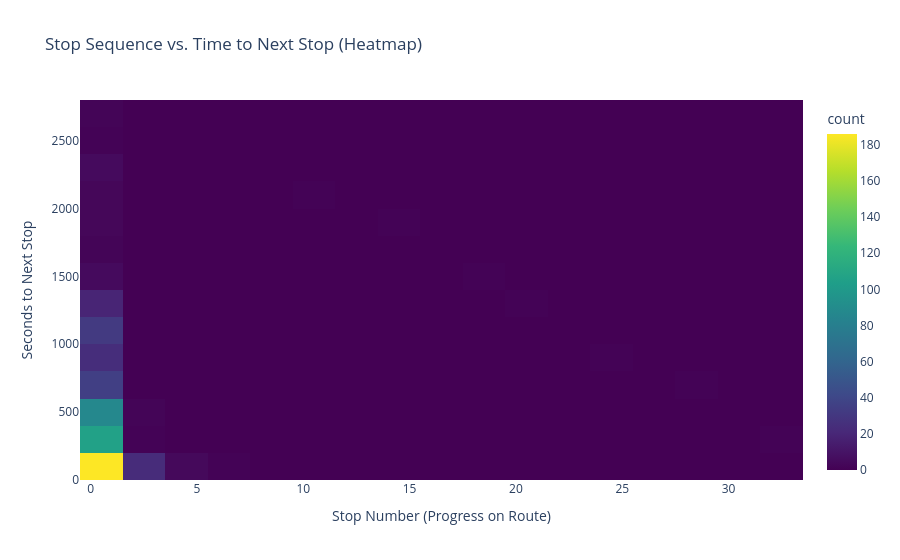

The cell this chart's notebook holds for it:
### Markdown cell above
6. The "Cascading Delay" Scatter Map

### Code cell
fig = px.density_heatmap(
    df, 
    x='vehicle.currentStopSequence', 
    y='seconds_to_next_stop',
    title='Stop Sequence vs. Time to Next Stop (Heatmap)',
    labels={
        'vehicle.currentStopSequence': 'Stop Number (Progress on Route)',
        'seconds_to_next_stop': 'Seconds to Next Stop'
    },
    color_continuous_scale='Viridis'
)
fig.show()

### Figure 1 — Plotly figure (JSON) as saved in the notebook; plotly's stock layout.template omitted (floating-point values rounded to 4 significant figures; data arrays with more than 128 entries replaced by an {"elided": "..."} marker saying what was removed)
{"data": [{"coloraxis": "coloraxis", "hovertemplate": "Stop Number (Progress on Route)=%{x}<br>Seconds to Next Stop=%{y}<br>count=%{z}<extra></extra>", "name": "", "type": "histogram2d", "x": {"elided": "550 float values"}, "xaxis": "x", "xbingroup": "x", "y": {"elided": "550 float values"}, "yaxis": "y", "ybingroup": "y"}], "layout": {"coloraxis": {"colorbar": {"title": {"text": "count"}}, "colorscale": [[0, "#440154"], [0.1111, "#482878"], [0.2222, "#3e4989"], [0.3333, "#31688e"], [0.4444, "#26828e"], [0.5556, "#1f9e89"], [0.6667, "#35b779"], [0.7778, "#6ece58"], [0.8889, "#b5de2b"], [1, "#fde725"]]}, "legend": {"tracegroupgap": 0}, "title": {"text": "Stop Sequence vs. Time to Next Stop (Heatmap)"}, "xaxis": {"anchor": "y", "domain": [0, 1], "title": {"text": "Stop Number (Progress on Route)"}}, "yaxis": {"anchor": "x", "domain": [0, 1], "title": {"text": "Seconds to Next Stop"}}}}
